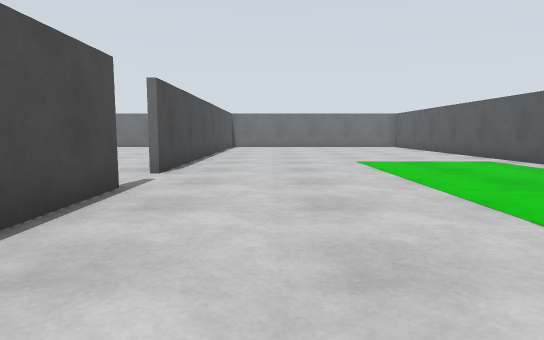
view 1 (above)

20 first-person views from a walk through a Gazebo world. The camera is 0.86 m above the floor, tilts 6° down and sees 75° across. The floor is counted in squares, 1 m on a side. Each view is taken from the middle of a square. On the plan, view 1 faces up. The plan holds only what a view shows up to about 12 squares ahead; the rest is blank.

view 2
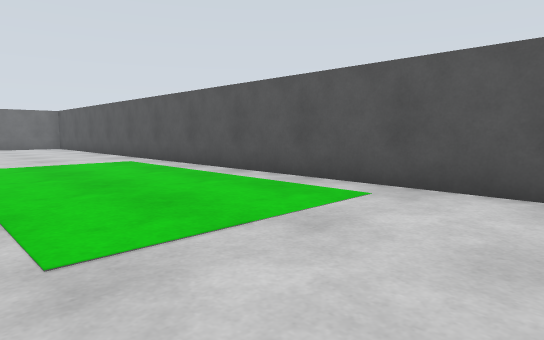

view 3
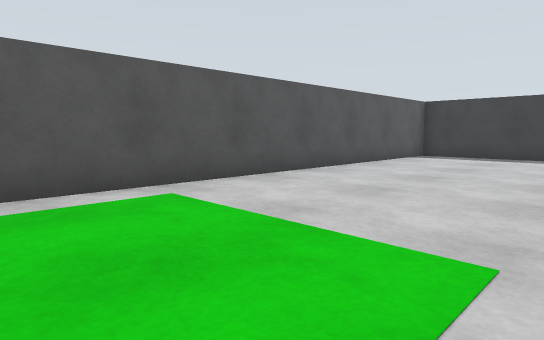

view 4
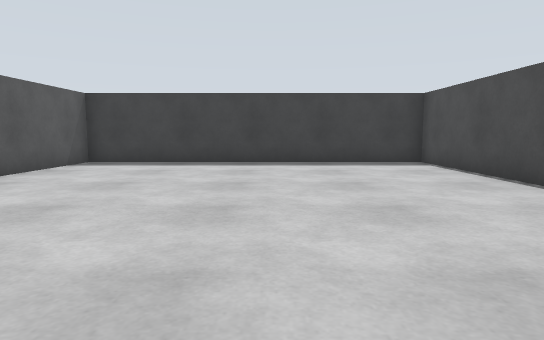

view 5
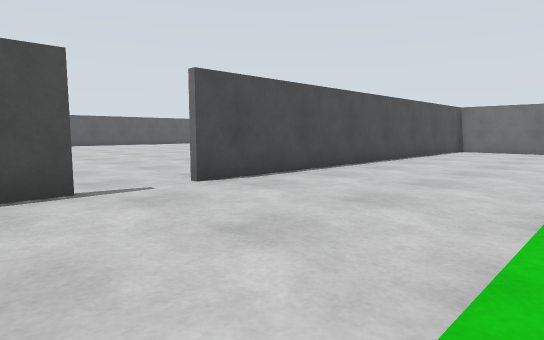

view 6
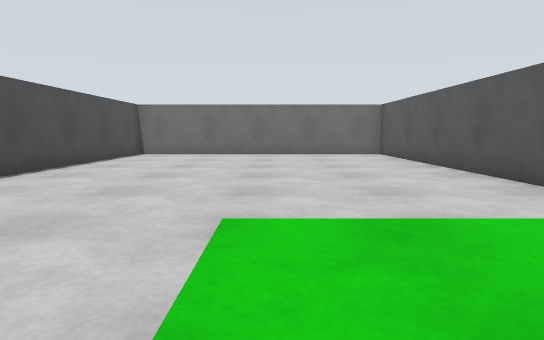

view 7
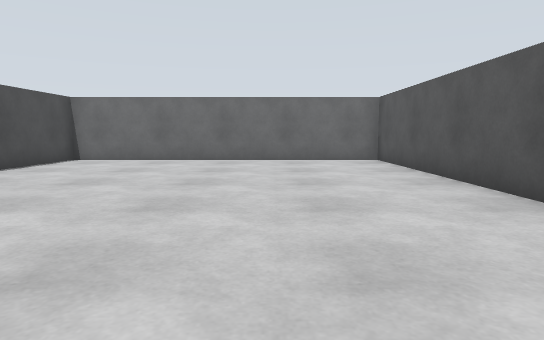

view 8
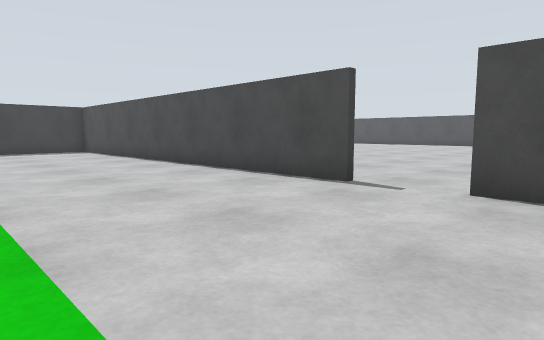

view 9
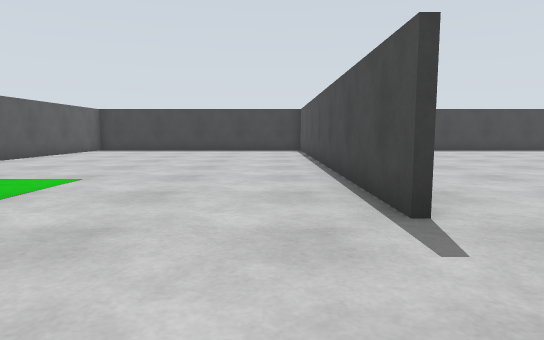

view 10
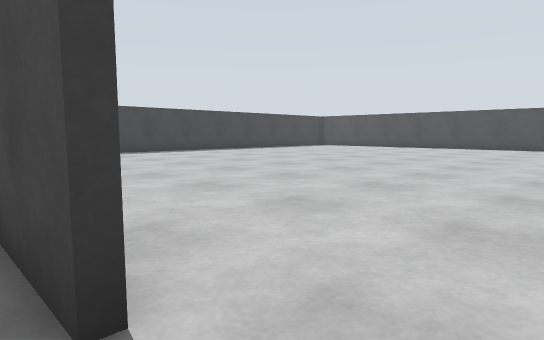

view 11
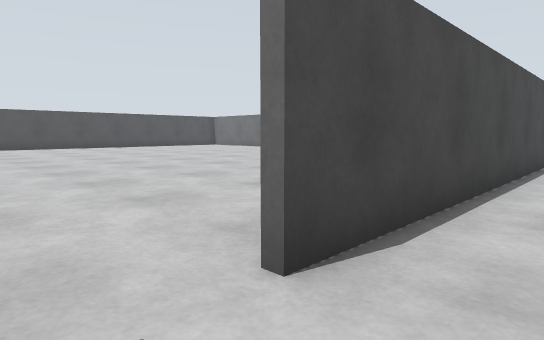

view 12
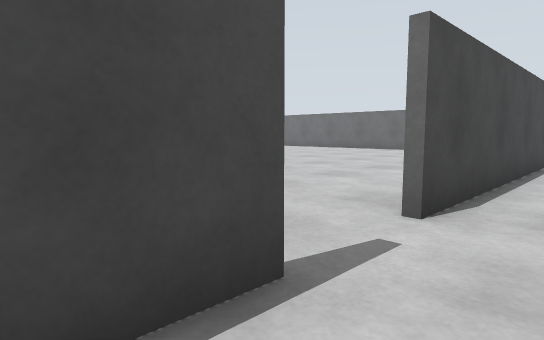

view 13
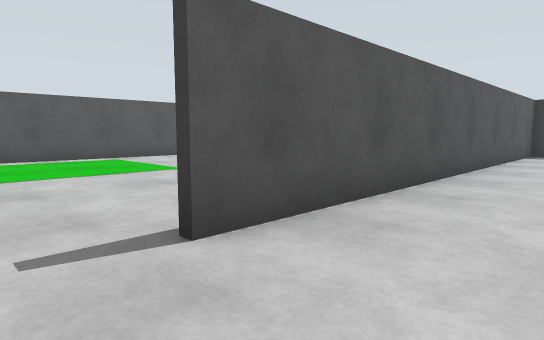

view 14
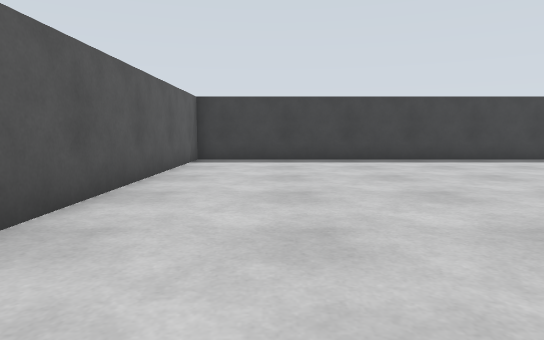

view 15
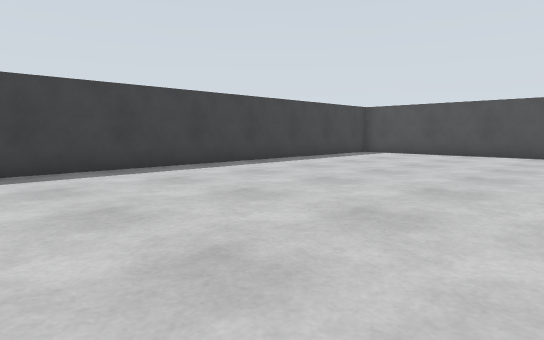

view 16
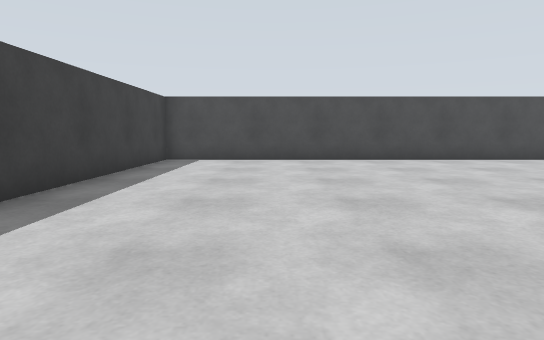

view 17
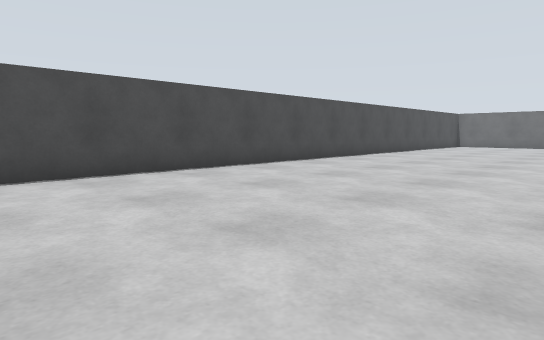

view 18
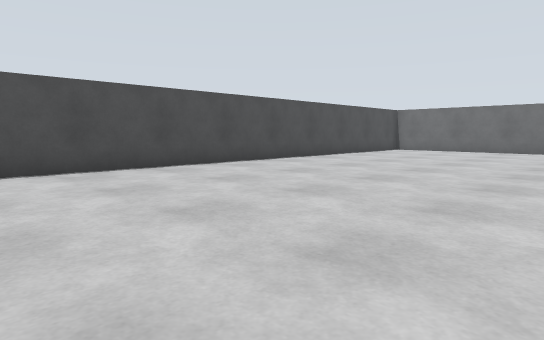

view 19
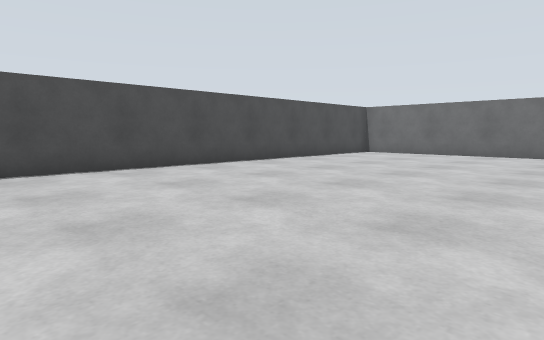

view 20
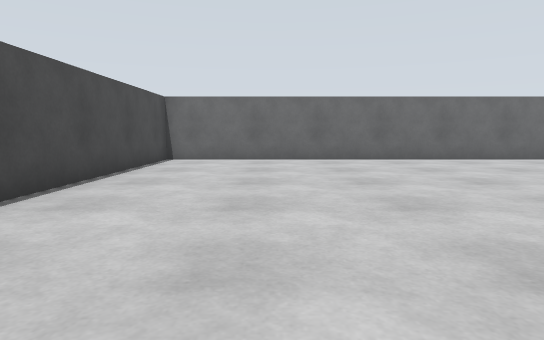

### Floor plan
Points are (right, up) in squares from view 1. A wall is a line through its corners. A room is listed if a view was taken in it or the views show most of it. See-through windows are left out.
Room 1 (views 1, 2, 3, 4, 5, 6, 7, 8, 9, 10, 11, 12)
walls: (-2.4, 5.6) (-2.4, -8.5); (-2, -8.4) (7.4, -8.4) (7.4, 21.4) (-2.4, 21.4) (-2.4, 7.5)
ways out: opening at (-2, 6.5) to room 2
Room 2 (views 13, 14, 15, 16, 17, 18, 19, 20)
walls: (-10.2, 21.4) (-22.4, 21.4) (-22.4, -8.4) (-2, -8.4); (-2.6, -8.5) (-2.6, 5.5)
ways out: opening at (-2, 6.5) to room 1

Where each view was taken, in squares from view 1:
view 1: 0 up, 0 right, facing up
view 2: 0 up, 2 right, facing up-right
view 3: 5 up, 2 right, facing down-right
view 4: 2 up, 2 right, facing down
view 5: 4 up, 3 right, facing up-left
view 6: 7 up, 3 right, facing up
view 7: 10 up, 4 right, facing up
view 8: 9 up, 3 right, facing down-left
view 9: 9 up, 1 left, facing down
view 10: 7 up, 2 left, facing down-left
view 11: 6 up, 1 left, facing up-left
view 12: 4 up, 1 left, facing up-left
view 13: 7 up, 5 left, facing down-right
view 14: 3 up, 5 left, facing down
view 15: 0 up, 8 left, facing down-left
view 16: 5 down, 11 left, facing left
view 17: 2 down, 15 left, facing up-left
view 18: 4 up, 14 left, facing up-left
view 19: 7 up, 14 left, facing up-left
view 20: 10 up, 19 left, facing up
